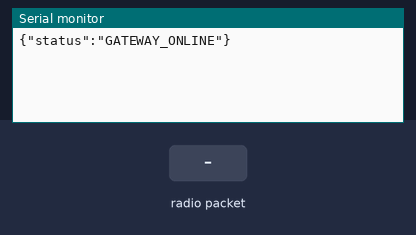
Bench run of a sketch on a simulated ESP32. Parts: the last lines printed to the serial monitor. The test bench sets the inputs (shaded band). No radio packets arrive unless stated.

Above: at 1.7 s.
1.8 s: radio packet "1" arrives
At 2.5 s:
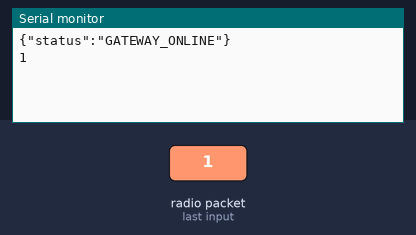
3.3 s: radio packet "0" arrives
At 3.7 s:
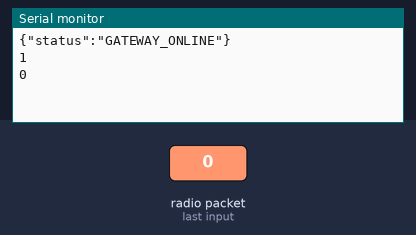

Measured:
- after the input at 1.8 s, the serial monitor: prints a new line at once (image 1)
- after the input at 3.3 s, the serial monitor: prints a new line at once (image 2)

The sketch:

GATEWAY_NODE.ino
```cpp
// ============================================================
//  AQUA-SENTINEL — ELEVATED SHORE GATEWAY NODE
//  Hardware : ESP32 + LoRa SX1278 (Connected via USB to Server)
//  Role     : Catching open-water signals directly or from buoys,
//             formatting tracking strings to standard JSON, and
//             outputting to the dashboard dashboard system.
// ============================================================

#include <SPI.h>
#include <LoRa.h>
#include <ArduinoJson.h>

// Pin Configurations (Matching your 38-pin ESP32 scheme)
#define LORA_SCK         18
#define LORA_MISO        19
#define LORA_MOSI        23
#define LORA_CS          5
#define LORA_RST         14
#define LORA_IRQ         2

#define LORA_FREQUENCY   433E6 // Must match network frequency profile
#define LORA_BANDWIDTH   125E3
#define LORA_SF          10
#define LORA_CR          5

void setup() {
    Serial.begin(115200); // Handshake with dashboard server backend engine

    SPI.begin(LORA_SCK, LORA_MISO, LORA_MOSI, LORA_CS);
    LoRa.setPins(LORA_CS, LORA_RST, LORA_IRQ);

    if (!LoRa.begin(LORA_FREQUENCY)) {
        Serial.println("{\"error\":\"GATEWAY_LORA_INIT_FAILED\"}");
        while (true);
    }

    LoRa.setSignalBandwidth(LORA_BANDWIDTH);
    LoRa.setSpreadingFactor(LORA_SF);
    LoRa.setCodingRate4(LORA_CR);
    LoRa.enableCrc();

    // Signal clear setup execution verification
    delay(500);
    Serial.println("{\"status\":\"GATEWAY_ONLINE\"}");
}

void loop() {
    int packetSize = LoRa.parsePacket();
    if (packetSize > 0) {
        String incoming = "";
        while (LoRa.available()) {
            incoming += (char)LoRa.read();
        }

        int hardwareRssi = LoRa.packetRssi();
        float hardwareSnr = LoRa.packetSnr();

        StaticJsonDocument<512> serverDoc;
        DeserializationError error = deserializeJson(serverDoc, incoming);

        if (!error) {
            // Append physical network infrastructure data metrics
            serverDoc["gateway_rssi"] = hardwareRssi;
            serverDoc["gateway_snr"] = hardwareSnr;

            // If the packet didn't travel via an intermediate buoy, default hops parameters
            if (!serverDoc.containsKey("hops")) {
                serverDoc["hops"] = 0;
            }

            // Flush out full raw unified packet directly down serial pipeline to dashboard
            serializeJson(serverDoc, Serial);
            Serial.println(); // Critical carriage break delimiter line

            // ── OPTIONAL OUTBOUND ACK PIPELINE ─────────────────────
            // When an alert packet lands, broadcast an active ACK confirmation
            // token back out down the mesh lines so that the specific target vessel
            // knows it can immediately halt its 5s audio/visual alarm loops.
            const char* type = serverDoc["type"] | "";
            const char* vesselId = serverDoc["id"] | "";

            if (strcmp(type, "SOS_BTN") == 0 || strcmp(type, "SOS_CAP") == 0) {
                delay(100); // Short turnaround clearance processing gap

                StaticJsonDocument<128> ackDoc;
                ackDoc["type"] = "ACK";
                ackDoc["id"] = vesselId;

                String ackPayload;
                serializeJson(ackDoc, ackPayload);

                LoRa.beginPacket();
                LoRa.print(ackPayload);
                LoRa.endPacket();
            }
        }
    }
}
```
